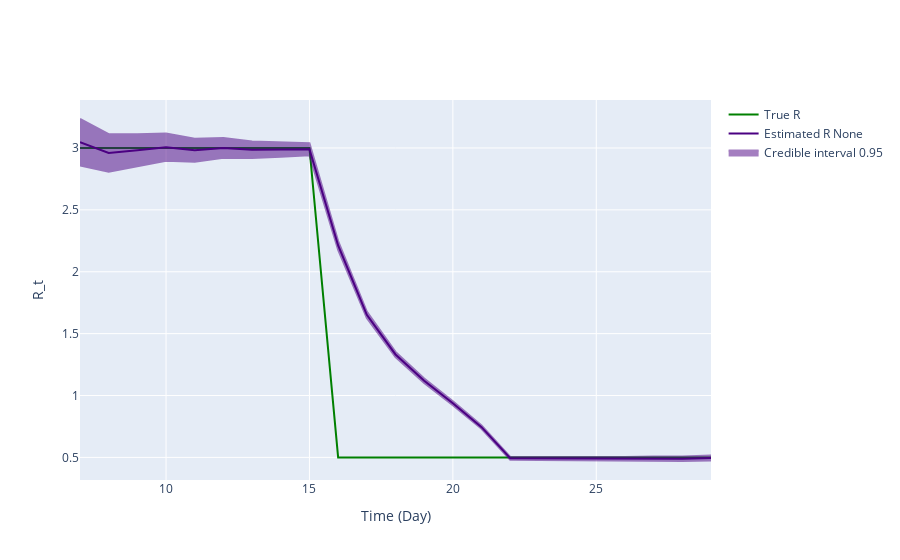

Notebook code cell kept with this figure:
### Code cell
fig = ReproductionNumberPlot()

fig.add_ground_truth_rt(ground_truth)
fig.add_interval_rt(interval2)

fig.update_labels(time_label='Time (Day)', r_label='R_t')

fig.show_figure()

### Figure 1 — Plotly figure (JSON) as saved in the notebook; plotly's stock layout.template omitted (floating-point values rounded to 4 significant figures)
{"data": [{"line": {"color": "green"}, "mode": "lines", "name": "True R", "type": "scatter", "x": [7, 8, 9, 10, 11, 12, 13, 14, 15, 16, 17, 18, 19, 20, 21, 22, 23, 24, 25, 26, 27, 28, 29], "y": [3, 3, 3, 3, 3, 3, 3, 3, 3, 0.5, 0.5, 0.5, 0.5, 0.5, 0.5, 0.5, 0.5, 0.5, 0.5, 0.5, 0.5, 0.5, 0.5]}, {"line": {"color": "indigo"}, "mode": "lines", "name": "Estimated R None", "type": "scatter", "x": [7, 8, 9, 10, 11, 12, 13, 14, 15, 16, 17, 18, 19, 20, 21, 22, 23, 24, 25, 26, 27, 28, 29], "y": [3.047, 2.959, 2.981, 3.007, 2.982, 3.001, 2.986, 2.986, 2.991, 2.213, 1.652, 1.332, 1.12, 0.938, 0.7446, 0.4929, 0.4914, 0.4908, 0.4925, 0.4884, 0.4905, 0.4893, 0.4949]}, {"fill": "toself", "fillcolor": "indigo", "line": {"color": "indigo"}, "mode": "lines", "name": "Credible interval 0.95", "opacity": 0.5, "showlegend": true, "type": "scatter", "x": [7, 8, 9, 10, 11, 12, 13, 14, 15, 16, 17, 18, 19, 20, 21, 22, 23, 24, 25, 26, 27, 28, 29, 29, 28, 27, 26, 25, 24, 23, 22, 21, 20, 19, 18, 17, 16, 15, 14, 13, 12, 11, 10, 9, 8, 7], "y": [3.234, 3.111, 3.111, 3.117, 3.075, 3.08, 3.053, 3.043, 3.039, 2.248, 1.678, 1.352, 1.138, 0.9536, 0.7583, 0.5042, 0.5031, 0.5034, 0.5064, 0.5037, 0.5073, 0.5076, 0.5151, 0.4747, 0.471, 0.4738, 0.4732, 0.4786, 0.4782, 0.4798, 0.4817, 0.7308, 0.9224, 1.102, 1.311, 1.626, 2.177, 2.942, 2.929, 2.918, 2.921, 2.889, 2.896, 2.852, 2.807, 2.86]}], "layout": {"hovermode": "x unified", "xaxis": {"title": {"text": "Time (Day)"}}, "yaxis": {"title": {"text": "R_t"}}}}
